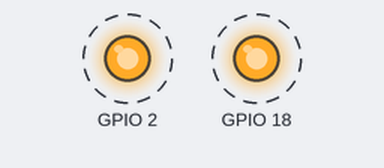
A program run on a simulated ESP32. Parts: output pins drawn as LEDs (lit = HIGH). Dashed ring = blinking. What the program prints to the serial monitor is not drawn.

Above: at 0.1 s.
Timing chart, 0 to 3.0 s (numbered marks = the images above):
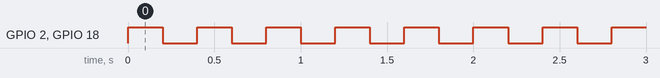

Measured:
- by itself, GPIO 2, GPIO 18: alternates HIGH for 0.20 s and LOW for 0.20 s

The program:

main.cpp
```cpp
/*********************************************************************
 *  Consumo de Memoria: High Water Mark
 *  Esse exemplo exibe como verificar o consumo de memória da tarefa
 *  Por: Kayann Soares
**********************************************************************/
#include <Arduino.h>

/* Bibliotecas FreeRTOS */
#include <freertos/FreeRTOS.h>
#include <freertos/task.h>

/* Mapeamento de Pinos */
#define LED 2
#define LEDoffB 18

/* Variaveis para armazenamento do Handle das Tasks */
TaskHandle_t task1Handle = NULL;
TaskHandle_t task2Handle = NULL;
TaskHandle_t task3Handle = NULL;

/* Prototipos das Tasks */
void vTaskBlink(void *pvParameters);
void vTask2(void *pvParameters);

/*variáveis auxiliares*/
int aux = 500;


void setup() {
  // put your setup code here, to run once:
  Serial.begin(9600);

  /* Criação das Tasks */
  xTaskCreatePinnedToCore(vTaskBlink, "TASK1", configMINIMAL_STACK_SIZE, (void*)LED, 1, &task1Handle, APP_CPU_NUM);
  xTaskCreatePinnedToCore(vTask2, "TASK2", configMINIMAL_STACK_SIZE+1024, (void*)aux, 2, &task2Handle, PRO_CPU_NUM);
  xTaskCreatePinnedToCore(vTaskBlink, "TASK3", configMINIMAL_STACK_SIZE, (void*)LEDoffB, 1, &task3Handle, APP_CPU_NUM);
}

void loop() {
  // put your main code here, to run repeatedly:
  vTaskDelay(3000);

}

void vTaskBlink(void *pvParameters){
  UBaseType_t uxHighWaterMark;
  int pin = (int)pvParameters;

  pinMode(pin, OUTPUT);

  while(1){
    digitalWrite(pin,!digitalRead(pin));
    vTaskDelay(pdMS_TO_TICKS(200));

    uxHighWaterMark = uxTaskGetStackHighWaterMark(NULL);
    Serial.print(pcTaskGetTaskName(NULL));
    Serial.print(" : ");
    Serial.println(uxHighWaterMark);
  }
}

void vTask2(void *pvParameters){
  UBaseType_t uxHighWaterMark;
  int cont = (int)pvParameters;

  while(1){
    Serial.println("TASK 2: " + String(cont++));
    vTaskDelay(pdMS_TO_TICKS(1000));

    uxHighWaterMark = uxTaskGetStackHighWaterMark(NULL);
    Serial.print(pcTaskGetTaskName(NULL));
    Serial.print(" : ");
    Serial.println(uxHighWaterMark);
  }
}
```
